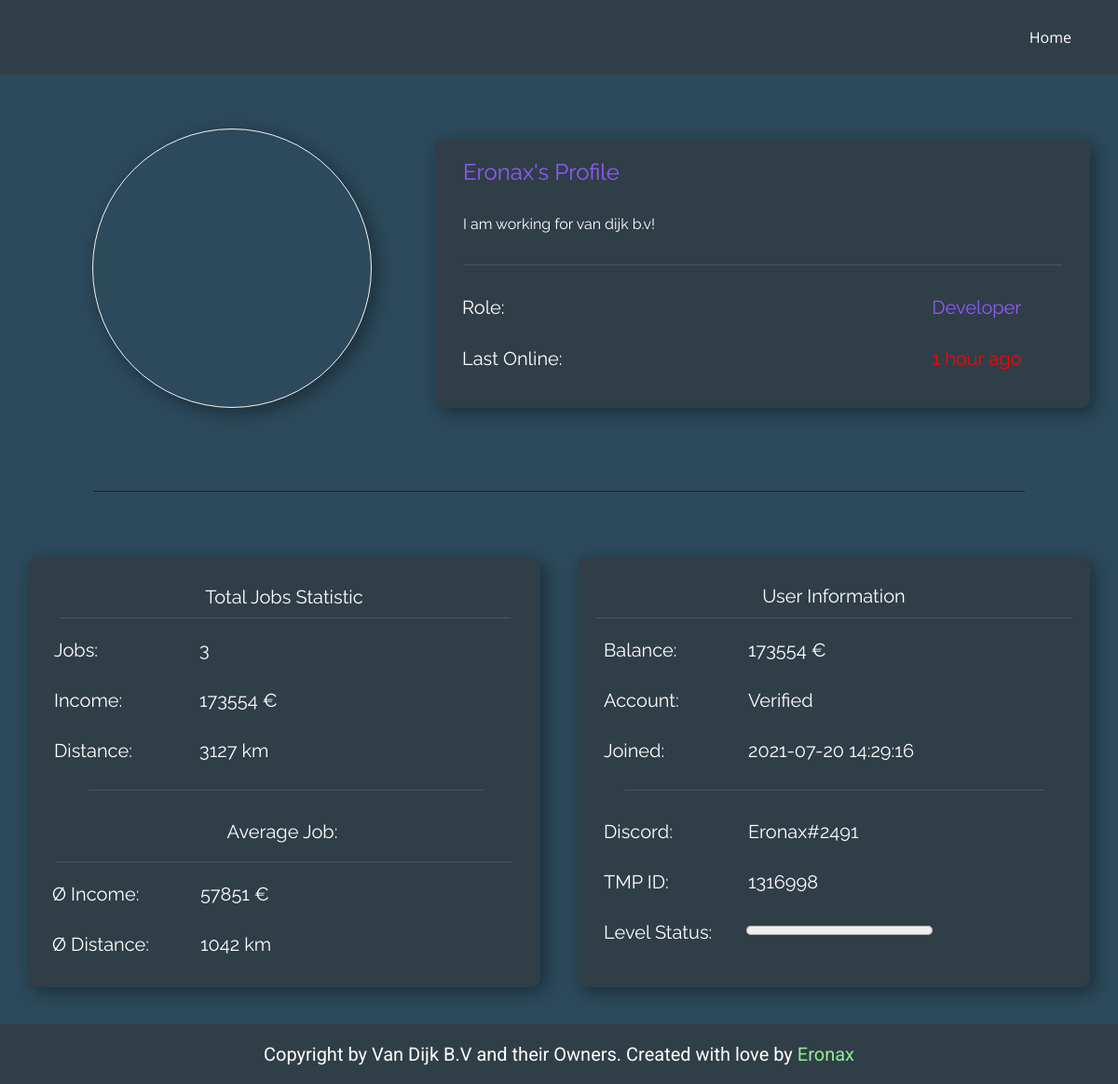
The page /profile.php?id=1 on the database its author committed.
### tables this page shows
CREATE TABLE IF NOT EXISTS `users` (
  `id` int(11) NOT NULL AUTO_INCREMENT,
  `username` tinytext NOT NULL,
  `password` tinytext NOT NULL,
  `role_id` int(11) NOT NULL DEFAULT 18,
  `status` tinytext NOT NULL DEFAULT 'Not Verified',
  `discord` tinytext NOT NULL,
  `truckersmp` int(50) NOT NULL,
  `user_pb` text NOT NULL DEFAULT 'https://moonvillageassociation.org/wp-content/uploads/2018/06/default-profile-picture1.jpg',
  `status_color` varchar(50) NOT NULL DEFAULT '#fffff',
  `information` text NOT NULL DEFAULT 'There is no information yet.',
  `last_online` timestamp NOT NULL DEFAULT current_timestamp(),
  `updated_at` timestamp NOT NULL DEFAULT current_timestamp() ON UPDATE current_timestamp(),
  `created_at` timestamp NOT NULL DEFAULT current_timestamp(),
  PRIMARY KEY (`id`),
  UNIQUE KEY `username` (`username`) USING HASH,
  KEY `FK_users_roles` (`role_id`),
  CONSTRAINT `FK_users_roles` FOREIGN KEY (`role_id`) REFERENCES `roles` (`id`) ON DELETE NO ACTION ON UPDATE NO ACTION
);

CREATE TABLE IF NOT EXISTS `roles` (
  `id` int(11) NOT NULL AUTO_INCREMENT,
  `perms` int(11) NOT NULL,
  `name` varchar(50) NOT NULL,
  `color` varchar(50) NOT NULL,
  `updated_at` timestamp NOT NULL DEFAULT current_timestamp() ON UPDATE current_timestamp(),
  `timestamp` timestamp NOT NULL DEFAULT current_timestamp(),
  PRIMARY KEY (`id`)
);

CREATE TABLE IF NOT EXISTS `banks` (
  `id` int(11) NOT NULL AUTO_INCREMENT,
  `username` varchar(50) NOT NULL,
  `balance` int(11) NOT NULL DEFAULT 0,
  `updated_at` timestamp NOT NULL DEFAULT current_timestamp() ON UPDATE current_timestamp(),
  `created_at` timestamp NOT NULL DEFAULT current_timestamp(),
  PRIMARY KEY (`id`)
);

CREATE TABLE IF NOT EXISTS `levels` (
  `id` int(11) NOT NULL AUTO_INCREMENT,
  `username` varchar(50) NOT NULL,
  `level` int(11) NOT NULL DEFAULT 0,
  `timestamp` timestamp NOT NULL DEFAULT current_timestamp() ON UPDATE current_timestamp(),
  PRIMARY KEY (`id`)
);

### public/profile.php (called while the page is built, shortened)
<?php
include '../app/classes/information.php';
include '../app/database.php';
include '../app/config.php';
$current_id = $_GET['id'];
$user_jobs_information = user_jobs_information($con, $current_id);
$get_profile_information = get_profile_information($con, $current_id);
$last_online = $get_profile_information['last_online'];
$display_last_online = time_ago($last_online);
require '../views/profile.view.php';

### app/database.php (called while the page is built, shortened)
<?php
function get_profile_information($con, $current_id)
{
    $query = "SELECT users.id, users.last_online, users.password, users.role_id AS 'roleid', users.username, users.status, tokens.token, users.discord, users.truckersmp, users.user_pb, users.status_color, users.information, users.created_at, roles.id AS 'role_id', roles.name AS 'role_name', roles.color AS 'role_color', levels.level, banks.balance, roles.perms AS 'perms'
    FROM users
    JOIN roles ON users.role_id=roles.id
    JOIN levels ON users.id=levels.id
    JOIN banks ON users.id=banks.id
    JOIN tokens on tokens.used_by=users.username
    WHERE users.id='$current_id'";
    $result = $con->query($query);
    $get_profile_information = $result->fetch_assoc();
    return $get_profile_information;
}
function user_jobs_information($con, $current_id)
{
    $query = "SELECT Count(jobs.id) AS 'total_jobs', SUM(jobs.income) AS 'total_income', SUM(jobs.distance) AS 'total_distance', ROUND(AVG(jobs.income), 0) AS 'average_income', ROUND(AVG(jobs.distance), 0) AS 'average_distance'
    FROM jobs
    WHERE jobs.user_id='$current_id'";
    $result = $con->query($query);
    $user_jobs_information = $result->fetch_assoc();
    return $user_jobs_information;
}
function time_ago($datetime, $full = false)
{
    $input_date = new DateTime($datetime);
    $now = new DateTime;
    $date_diff = $now->diff($input_date);
    $date_diff->w = floor($date_diff->d / 7);
    $date_diff->d -= $date_diff->w * 7;
    $date_array = array(
        'y' => 'year',
        'm' => 'month',
        'w' => 'week',
        'd' => 'day',
        'h' => 'hour',
        'i' => 'minute',
        's' => 'second',
    );
    foreach ($date_array as $k => &$v) {
        if ($date_diff->$k) {
            $v = $date_diff->$k . ' ' . $v . ($date_diff->$k > 1 ? 's' : '');
        } else {
            unset($date_array[$k]);
        }
    }
    if (!$full) {
        $date_array = array_slice($date_array, 0, 1);
    }
    return $date_array ? implode(', ', $date_array) . ' ago' : 'just now';
}

### views/profile.view.php (the view, shortened to what this page needs)
<!DOCTYPE html>
<html style="font-size: 16px;">
<head>
  <link rel="stylesheet" href="../views/css/nicepage_profile.css" media="screen">
  <link rel="stylesheet" href="../views/css/profile.css" media="screen">
  <link rel="stylesheet" href="../views/css/button.css" media="screen">
</head>
<body class="u-body">
  <section class="u-clearfix u-custom-color-2 u-section-1" id="sec-ad13">
    <div class="u-clearfix u-sheet u-sheet-1">
      <div class="u-clearfix u-expanded-width u-gutter-0 u-layout-wrap u-layout-wrap-1">
        <div class="u-layout">
          <div class="u-layout-row">
            <div class="u-align-center u-container-style u-layout-cell u-left-cell u-size-23 u-layout-cell-1">
              <div class="u-container-layout u-valign-middle u-container-layout-1">
                <div style="background-image: url(<?php echo $get_profile_information['user_pb'] ?>);" alt="" class="u-border-1 u-border-grey-5 u-image u-image-circle u-image-1" src="" data-image-width="256" data-image-height="256"></div>
              </div>
            </div>
            <div class="u-align-left u-container-style u-layout-cell u-right-cell u-size-37 u-layout-cell-2">
              <div class="u-container-layout u-container-layout-2">
                <div class="u-container-style u-custom-color-1 u-expanded-width u-group u-radius-10 u-shape-round u-group-1">
                  <div class="u-container-layout u-container-layout-3">
                    <h2 class="u-custom-font u-font-raleway u-text u-text-1"><span style="color: <?php echo $get_profile_information['role_color'] ?>";><?php echo $get_profile_information['username'] ?>'s Profile</span>
                    </h2>
                    <p class="u-custom-font u-font-raleway u-text u-text-2"><span style="color: <?php echo $get_profile_information['status_color'] ?>;"><?php echo $get_profile_information['information'] ?></span></p>
                    <div class="u-border-1 u-border-custom-color-3 u-expanded-width u-line u-line-horizontal u-line-1"></div>
                    <h5 style="width: 80%; text-align: right" class="u-custom-font u-font-raleway u-text u-text-3"><span style="color: <?php echo $get_profile_information['role_color'] ?>;"><?php echo $get_profile_information['role_name'] ?></span></h5>
                    <h5 style="width: 20%;" class="u-custom-font u-font-raleway u-text u-text-4">Role:</h5>
                    <h5 style="width: 80%; text-align: right" class="u-custom-font u-font-raleway u-text u-text-3"><?php if (strtotime($display_last_online) > time() - 180) : ?>
                        <span class="online" style="color:lightgreen;">Currently Online</span>
                      <?php else : ?>
                        <span class="offline" style="color:red;"><?php echo $display_last_online; ?></span>
                      <?php endif; ?>
                    </h5>
                    <h5 style="width: 20%;" class="u-custom-font u-font-raleway u-text u-text-4">Last Online:</h5>
                  </div>
                </div>
              </div>
            </div>
          </div>
        </div>
      </div>
      <div class="u-border-1 u-border-custom-color-4 u-line u-line-horizontal u-line-2"></div>
    </div>
  </section>
  <section class="u-clearfix u-custom-color-2 u-section-2" id="sec-5cbf">
    <div class="u-clearfix u-sheet u-valign-middle u-sheet-1">
      <div class="u-container-style u-custom-color-1 u-group u-radius-10 u-shape-round u-group-1">
        <div class="u-container-layout u-container-layout-1">
          <h5 class="u-align-center u-custom-font u-font-raleway u-text u-text-1">Total Jobs Statistic</h5>
          <div class="u-border-1 u-border-custom-color-3 u-line u-line-horizontal u-line-1"></div>
          <h5 class="u-align-left u-custom-font u-font-raleway u-text u-text-2">Jobs:</h5>
          <h5 class="u-align-left u-custom-font u-font-raleway u-text u-text-3"><?php echo $user_jobs_information['total_jobs'] ?></h5>
          <h5 class="u-align-left u-custom-font u-font-raleway u-text u-text-4">Income:</h5>
          <h5 class="u-align-left u-custom-font u-font-raleway u-text u-text-5"><?php echo $user_jobs_information['total_income'] ?> €</h5>
          <h5 class="u-align-left u-custom-font u-font-raleway u-text u-text-6">Distance:</h5>
          <h5 class="u-align-left u-custom-font u-font-raleway u-text u-text-7"><?php echo $user_jobs_information['total_distance'] ?> km</h5>
          <div class="u-border-1 u-border-custom-color-3 u-line u-line-horizontal u-line-2"></div>
          <h5 class="u-align-center u-custom-font u-font-raleway u-text u-text-8">Average Job:</h5>
          <div class="u-border-1 u-border-custom-color-3 u-line u-line-horizontal u-line-3"></div>
          <h5 class="u-align-left u-custom-font u-font-raleway u-text u-text-9"><?php echo $user_jobs_information['average_income'] ?> €</h5>
          <h5 class="u-align-left u-custom-font u-font-raleway u-text u-text-10">Ø Income:</h5>
          <h5 class="u-align-left u-custom-font u-font-raleway u-text u-text-11">Ø Distance:</h5>
          <h5 class="u-align-left u-custom-font u-font-raleway u-text u-text-12"><?php echo $user_jobs_information['average_distance'] ?> km</h5>
        </div>
      </div>
      <div class="u-container-style u-custom-color-1 u-group u-radius-10 u-shape-round u-group-2">
        <div class="u-container-layout u-container-layout-2">
          <h5 class="u-align-center u-custom-font u-font-raleway u-text u-text-13">User Information</h5>
          <div class="u-border-1 u-border-custom-color-3 u-line u-line-horizontal u-line-4"></div>
          <h5 class="u-align-left u-custom-font u-font-raleway u-text u-text-14">Balance:</h5>
          <h5 class="u-align-left u-custom-font u-font-raleway u-text u-text-15"><?php echo $get_profile_information['balance'] ?> €</h5>
          <h5 class="u-align-left u-custom-font u-font-raleway u-text u-text-16">Account:</h5>
          <h5 class="u-align-left u-custom-font u-font-raleway u-text u-text-17"><?php echo $get_profile_information['status'] ?></h5>
          <h5 class="u-align-left u-custom-font u-font-raleway u-text u-text-18">Joined:</h5>
          <h5 class="u-align-left u-custom-font u-font-raleway u-text u-text-19"><?php echo $get_profile_information['created_at'] ?></h5>
          <div class="u-border-1 u-border-custom-color-3 u-line u-line-horizontal u-line-5"></div>
          <h5 class="u-align-left u-custom-font u-font-raleway u-text u-text-20"><?php echo $get_profile_information['discord'] ?></h5>
          <h5 class="u-align-left u-custom-font u-font-raleway u-text u-text-21">Discord:</h5>
          <h5 class="u-align-left u-custom-font u-font-raleway u-text u-text-22">TMP ID:</h5>
          <h5 class="u-align-left u-custom-font u-font-raleway u-text u-text-23"><?php echo $get_profile_information['truckersmp'] ?></h5>
          <h5 class="u-align-left u-custom-font u-font-raleway u-text u-text-24">Level Status:</h5>
          <h5 class="u-align-left u-custom-font u-font-raleway u-text u-text-25"><progress id="file" value="<?php echo $get_profile_information["level"] ?>" max="100000"> </progress>
          </h5>
        </div>
      </div>
    </div>
  </section>
</body>
</html>

### views/css/profile.css (style rules this page uses)
.u-section-1 { background-image: none; }
.u-section-1 .u-sheet-1 { min-height: 479px; }
.u-section-1 .u-layout-wrap-1 { margin-top: 30px; margin-bottom: 0; }
.u-section-1 .u-layout-cell-1 { min-height: 356px; }
.u-section-1 .u-container-layout-1 { padding: 17px 30px; }
.u-section-1 .u-image-1 { width: 300px; height: 300px; background-image: url("images/32cd3b91bb2cfbec213f53130fe722931.png"); background-position: 50% 50%; box-shadow: 5px 5px 20px 0 rgba(0,0,0,0.4); margin: 0 auto; }
.u-section-1 .u-layout-cell-2 { min-height: 356px; }
.u-section-1 .u-container-layout-2 { padding: 28px 0; }
.u-section-1 .u-group-1 { margin-top: 12px; margin-bottom: 0; min-height: 288px; height: auto; box-shadow: 5px 5px 20px 0 rgba(0,0,0,0.4); }
.u-section-1 .u-container-layout-3 { padding: 22px 30px 18px; }
.u-section-1 .u-text-1 { font-size: 1.5rem; margin: 0; }
.u-section-1 .u-text-2 { margin: 30px 0 0; }
.u-section-1 .u-line-1 { height: 3px; transform-origin: left center 0px; margin: 30px -30px 0; }
.u-section-1 .u-text-3 { margin: 31px 317px 0 85px; }
.u-section-1 .u-text-4 { margin: -24px 558px 0 -1px; }
.u-section-1 .u-line-2 { width: 1000px; transform-origin: left center 0px; margin: 61px auto 31px; }
.u-section-2 { background-image: none; }
.u-section-2 .u-sheet-1 { min-height: 541px; }
.u-section-2 .u-group-1 { width: 550px; box-shadow: 5px 5px 20px 0 rgba(0,0,0,0.4); min-height: 461px; height: auto; margin: 40px auto 0 0; }
.u-section-2 .u-container-layout-1 { padding: 20px 26px; }
.u-section-2 .u-text-1 { font-weight: 400; margin: 10px 4px 0; }
.u-section-2 .u-line-1 { width: 485px; height: 3px; transform-origin: left center 0px; margin: 10px auto 0; }
.u-section-2 .u-text-2 { font-weight: 400; margin: 20px 336px 0 2px; }
.u-section-2 .u-text-3 { font-weight: 400; margin: -24px 2px 0 158px; }
.u-section-2 .u-text-4 { font-weight: 400; margin: 30px 336px 0 2px; }
.u-section-2 .u-text-5 { font-weight: 400; margin: -24px 2px 0 158px; }
.u-section-2 .u-text-6 { font-weight: 400; margin: 30px 336px 0 2px; }
.u-section-2 .u-text-7 { font-weight: 400; margin: -24px 2px 0 158px; }
.u-section-2 .u-line-2 { width: 425px; height: 3px; margin: 30px auto 0; }
.u-section-2 .u-text-8 { font-weight: 400; margin: 30px 4px 0 0; }
.u-section-2 .u-line-3 { width: 489px; height: 3px; transform-origin: left center 0px; margin: 20px auto 0; }
.u-section-2 .u-text-9 { font-weight: 400; margin: 20px 0 0 159px; }
.u-section-2 .u-text-10 { font-weight: 400; margin: -24px 338px 0 0; }
.u-section-2 .u-text-11 { font-weight: 400; margin: 30px 338px 0 0; }
.u-section-2 .u-text-12 { font-weight: 400; margin: -24px 0 0 159px; }
.u-section-2 .u-group-2 { width: 550px; box-shadow: 5px 5px 20px 0 rgba(0,0,0,0.4); min-height: 461px; height: auto; margin: -461px 0 40px auto; }
.u-section-2 .u-container-layout-2 { padding: 20px 10px; }
.u-section-2 .u-text-13 { font-weight: 400; margin: 9px 20px 0; }
.u-section-2 .u-line-4 { width: 510px; height: 3px; transform-origin: left center 0px; margin: 11px auto 0; }
.u-section-2 .u-text-14 { font-weight: 400; margin: 20px 357px 0 18px; }
.u-section-2 .u-text-15 { font-weight: 400; margin: -24px 18px 0 173px; }
.u-section-2 .u-text-16 { font-weight: 400; margin: 30px 357px 0 18px; }
.u-section-2 .u-text-17 { font-weight: 400; margin: -24px 18px 0 173px; }
.u-section-2 .u-text-18 { font-weight: 400; margin: 30px 357px 0 18px; }
.u-section-2 .u-text-19 { font-weight: 400; margin: -24px 18px 0 173px; }
.u-section-2 .u-line-5 { width: 450px; height: 3px; margin: 30px auto 0; }
.u-section-2 .u-text-20 { font-weight: 400; margin: 30px 18px 0 173px; }
.u-section-2 .u-text-21 { font-weight: 400; margin: -24px 357px 0 18px; }
.u-section-2 .u-text-22 { font-weight: 400; margin: 30px 357px 0 18px; }
.u-section-2 .u-text-23 { font-weight: 400; margin: -24px 18px 0 173px; }
.u-section-2 .u-text-24 { font-weight: 400; margin: 30px 357px 0 18px; }
.u-section-2 .u-text-25 { font-weight: 400; margin: -24px 20px 0 171px; }

### rows shown on the page
users: username "Eronax", information "I am working for van dijk b.v!", role.name "Developer", banks.balance "173554", status "Verified", created_at "2021-07-20 14:29:16", discord "Eronax#2491", truckersmp "1316998"

### other values the page prints
$user_jobs_information['total_jobs'] "3"
$user_jobs_information['total_income'] "173554"
$user_jobs_information['total_distance'] "3127"
$user_jobs_information['average_income'] "57851"
$user_jobs_information['average_distance'] "1042"
